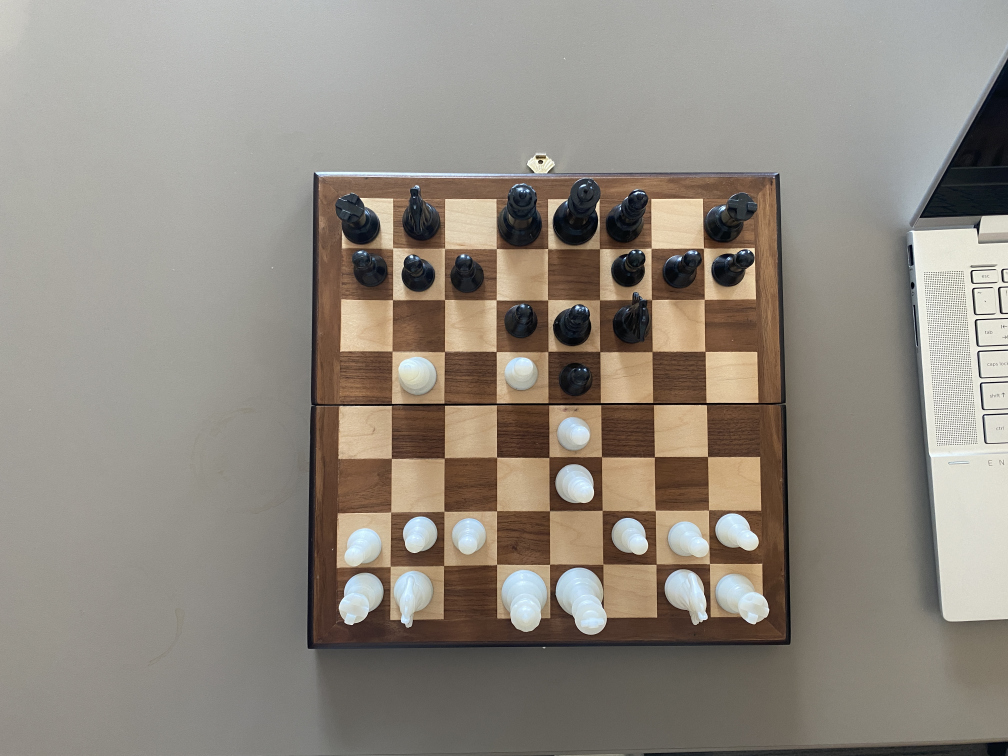
#> input picture Chessboard_detection/TestImages/Temp/full_top_moved_far.JPG, 4032 x 3024 px, found by its file name (shown at 1/4 size)
$ python Edge_Detection.py
#> lines starting #> are read from the running program, lines starting #| are printed output that depends on the picture; after the words box and inside, x2 and y2 are one past the last pixel; in counts of white or black regions, pixels touching at a corner belong together
import numpy as np
import cv2 as cv
from sklearn.cluster import KMeans

from matplotlib import pyplot as plt


# [112 lines left out: functions fitKClusters, findClusterImg, cannyShapes, findContEdges, not called in this run]

def otsu(img):
     # find normalized_histogram, and its cumulative distribution function
    hist = cv.calcHist([img],[0],None,[256],[0,256])
    hist_norm = hist.ravel()/hist.sum()
    Q = hist_norm.cumsum()
    bins = np.arange(256)
    fn_min = np.inf
    thresh = -1
    for i in range(1,256):
        p1,p2 = np.hsplit(hist_norm,[i]) # probabilities
        q1,q2 = Q[i],Q[255]-Q[i] # cum sum of classes
        if q1 < 1.e-6 or q2 < 1.e-6:
            continue
        b1,b2 = np.hsplit(bins,[i]) # weights
        # finding means and variances
        m1,m2 = np.sum(p1*b1)/q1, np.sum(p2*b2)/q2
        v1,v2 = np.sum(((b1-m1)**2)*p1)/q1,np.sum(((b2-m2)**2)*p2)/q2
        # calculates the minimization function
        fn = v1*q1 + v2*q2
        if fn < fn_min:
            fn_min = fn
            thresh = i
    # find otsu's threshold value with OpenCV function
    ret, otsu = cv.threshold(img,0,255,cv.THRESH_BINARY+cv.THRESH_OTSU)
    print( "{} {}".format(thresh,ret) )
    return otsu


def main():
    img = cv.imread('Chessboard_detection\TestImages\Temp\\full_top_moved_far.JPG')
#> img is the input picture: shape (3024, 4032, 3); mean B, G, R 128.5, 137.9, 144.7
    # img = cv.imread('Chessboard_detection\TestImages\Temp\\empty.JPG')
    img = cv.cvtColor(img, cv.COLOR_BGR2Lab)
#> img: shape (3024, 4032, 3); mean of channels 0, 1, 2 145.9, 129.3, 134.1
    img = cv.resize(img, (640, 480))
#> img: shape (480, 640, 3); mean of channels 0, 1, 2 145.8, 129.3, 134.1
    img = cv.GaussianBlur(img, (3,3), cv.BORDER_DEFAULT)
#> img: shape (480, 640, 3); mean of channels 0, 1, 2 145.8, 129.2, 134.1
    # img = cv.medianBlur(img, 5)
    assert img is not None, "file could not be read, check with os.path.exists()"

    # kmeans = fitKClusters(img, n_clusters=6)
    # imgKmeans = findClusterImg(kmeans, img)
    # cv.imshow("clustered", imgKmeans)

    otsu0 = otsu(img[:,:,0])
#> in otsu, `hist = cv.calcHist([img],[0],None,[256],[0,256])`: hist = 256 values, max 5170 at index 177, min 0 at index 0, mean 1200
#> in otsu, `hist_norm = hist.ravel()/hist.sum()`: hist_norm = 256 values, max 0.0168 at index 177, min 0 at index 0, mean 0.00391
#> in otsu, `Q = hist_norm.cumsum()`: Q = 256 values from 0 to 1
#> the loop in otsu, `for i in range(1,256):` made 255 passes
#> (p1, q1, q2, m1, m2, v1, v2, fn) on passes 3 to 8: ([0, 0, 0], 3.26e-06, 1, 0, 145.8, 0, 2233.1, 2233.1), ([0, 0, 0, 3.26e-06], 1.63e-05, 1, 0.6, 145.8, 1.15, 2233.1, 2233), ([0, 0, 0, 3.26e-06, 1.3e-05], 0.000104, 1, 0.594, 145.8, 1.63, 2233, 2232.8), ([0, 0, 0, 3.26e-06, 1.3e-05, 8.79e-05], 0.000329, 1, 1.52, 145.8, 3.49, 2231.8, 2231), ([0, 0, 0, 3.26e-06, 1.3e-05, 8.79e-05, 0.000225], 0.000863, 0.999, 2.14, 145.9, 4.76, 2228.6, 2226.7), ([0, 0, 0, 3.26e-06, 1.3e-05, 8.79e-05, 0.000225, 0.000534], 0.00164, 0.998, 3.4, 146, 5.27, 2220, 2216.4)
#> (q1, q2, m1, m2, v1, v2, fn, fn_min) on passes 9 to 14: (0.00234, 0.998, 5.04, 146.1, 3.89, 2206.7, 2201.6, 2201.6), (0.00306, 0.997, 5.93, 146.2, 3.51, 2195.1, 2188.4, 2188.4), (0.00379, 0.996, 6.67, 146.3, 3.6, 2183.4, 2175.1, 2175.1), (0.00468, 0.995, 7.13, 146.4, 4.44, 2171.9, 2161.7, 2161.7), (0.00569, 0.994, 7.73, 146.6, 5.39, 2158, 2145.8, 2145.8), (0.00682, 0.993, 8.37, 146.7, 6.49, 2142.4, 2127.8, 2127.8)
#> in otsu, `ret, otsu = cv.threshold(img,0,255,cv.THRESH_BINARY+cv.THRESH_OTSU)`:
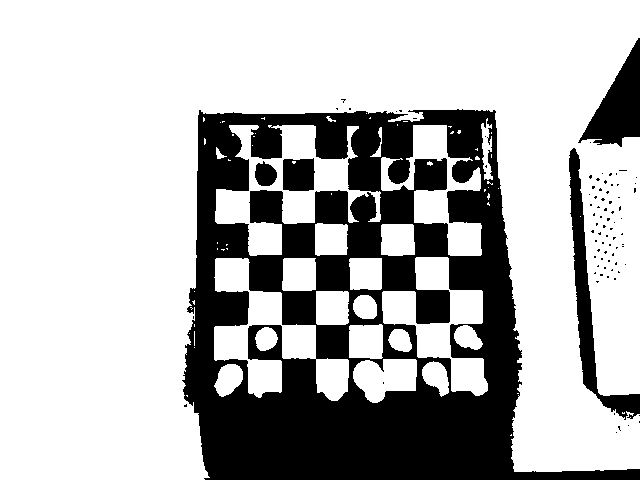
#> otsu: shape (480, 640); 71.8% white; 84 black regions (79 under 20 px), largest, box (x1, y1, x2, y2) and area: (182, 109, 640, 480) 78085, (569, 148, 640, 420) 3721, (578, 38, 640, 147) 3205, (283, 158, 315, 191) 966, (255, 161, 277, 186) 406
#> in otsu, `ret, otsu = cv.threshold(img,0,255,cv.THRESH_BINARY+cv.THRESH_OTSU)`:
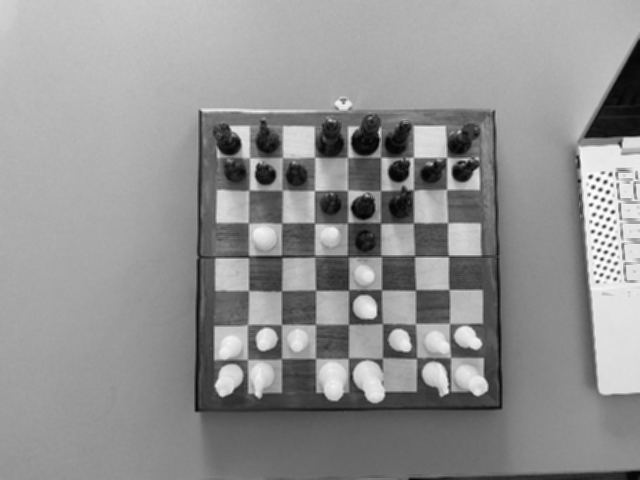
#> img: shape (480, 640); min 3, max 254, mean 145.8
#| 127 126.0
    otsu1 = otsu(img[:,:,1])
#> in otsu (call 2), `ret, otsu = cv.threshold(img,0,255,cv.THRESH_BINARY+cv.THRESH_OTSU)`:
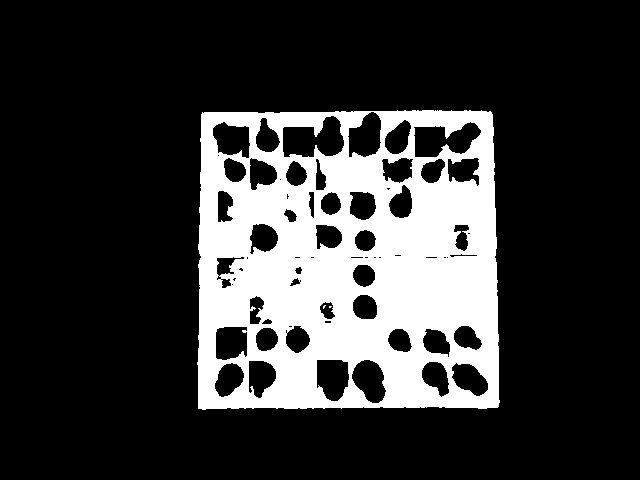
#> otsu: shape (480, 640); 21.2% white; 3 white regions (2 under 20 px), largest, box (x1, y1, x2, y2) and area: (197, 110, 500, 410) 65042
#> in otsu (call 2), `ret, otsu = cv.threshold(img,0,255,cv.THRESH_BINARY+cv.THRESH_OTSU)`:
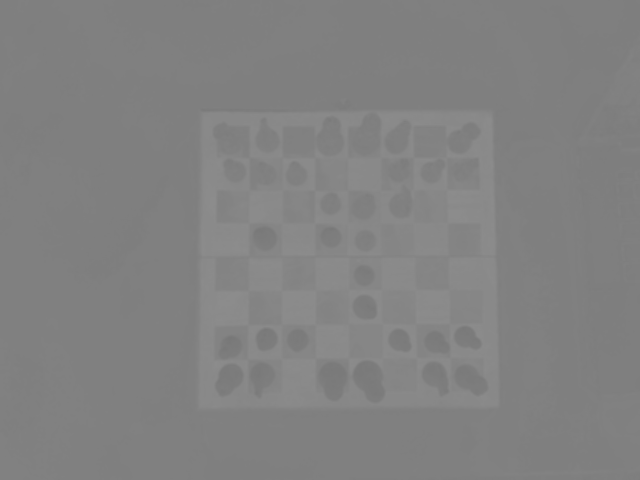
#> img: shape (480, 640); min 120, max 140, mean 129.2
#| 130 131.0
    otsu2 = otsu(img[:,:,2])
#> in otsu (call 3), `ret, otsu = cv.threshold(img,0,255,cv.THRESH_BINARY+cv.THRESH_OTSU)`:
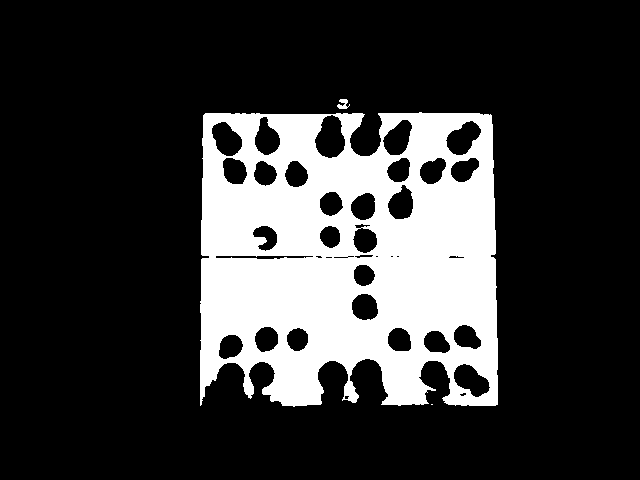
#> otsu: shape (480, 640); 21.4% white; 3 white regions (1 under 20 px), largest, box (x1, y1, x2, y2) and area: (200, 112, 498, 407) 65764, (337, 99, 350, 109) 77
#| 139 138.0

    images = [otsu0, otsu1, otsu2,
                img[:, :, 0], img[:, :, 1], img[:, :, 2]]

    for i in range(2):
        plt.subplot(3,3,i*3+1),plt.imshow(images[i*3],'gray')
        # plt.title(titles[i*3]), plt.xticks([]), plt.yticks([])
        plt.subplot(3,3,i*3+2),plt.imshow(images[i*3+2],'gray')
        # plt.title(titles[i*3+1]), plt.xticks([]), plt.yticks([])
        plt.subplot(3,3,i*3+3),plt.imshow(images[i*3+2],'gray')
        # plt.title(titles[i*3+2]), plt.xticks([]), plt.yticks([])
    plt.show()


if __name__ == "__main__":
    main()

$ run again, with Chessboard_detection/TestImages/Temp/empty.jpg copied over Chessboard_detection/TestImages/Temp/full_top_moved_far.JPG
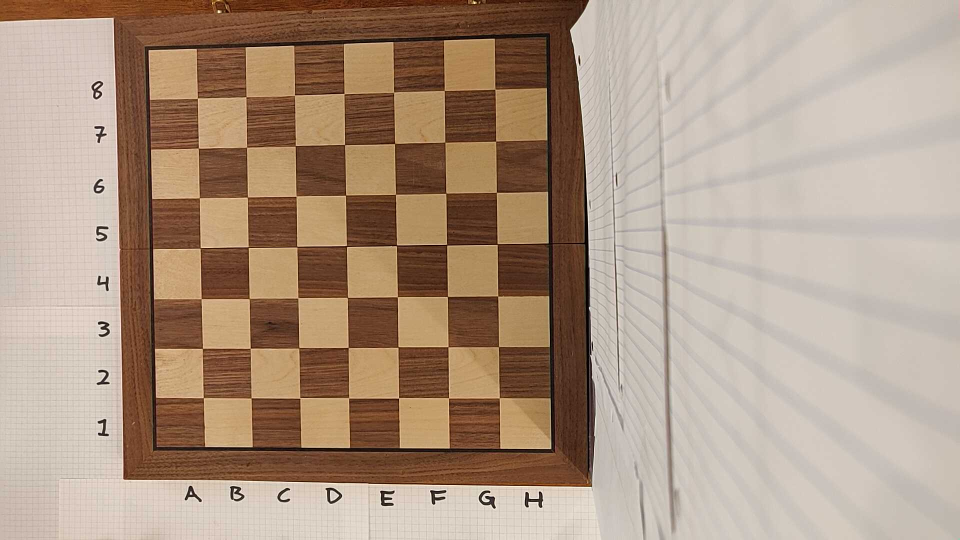
#> input picture Chessboard_detection/TestImages/Temp/empty.jpg, 1920 x 1080 px, found by its file name (shown at 1/2 size)
#> in main, img is the input picture: shape (1080, 1920, 3); mean B, G, R 132.2, 151.1, 173.6
#> hist = 256 values, max 19388 at index 207, min 0 at index 0, mean 1200
#> hist_norm = 256 values, max 0.0631 at index 207, min 0 at index 0, mean 0.00391
#> Q = 256 values from 0 to 1
#> the loop in otsu, `for i in range(1,256):` made 255 passes
#> (p1, q1, q2, m1, m2, v1, v2, fn) on passes 5 to 8: ([0, 0, 0, 0, 0], 3.26e-06, 1, 0, 161.8, 0, 2978, 2978), ([0, 0, 0, 0, 0, 3.26e-06], 6.51e-06, 1, 2.5, 161.8, 3.12, 2978, 2977.9), ([0, 0, 0, 0, 0, 3.26e-06, 3.26e-06], 1.63e-05, 1, 2.2, 161.8, 4.46, 2977.9, 2977.9), ([0, 0, 0, 0, 0, 3.26e-06, 3.26e-06, 9.77e-06], 2.93e-05, 1, 3.56, 161.8, 4.85, 2977.7, 2977.6)
#> in otsu, `ret, otsu = cv.threshold(img,0,255,cv.THRESH_BINARY+cv.THRESH_OTSU)`:
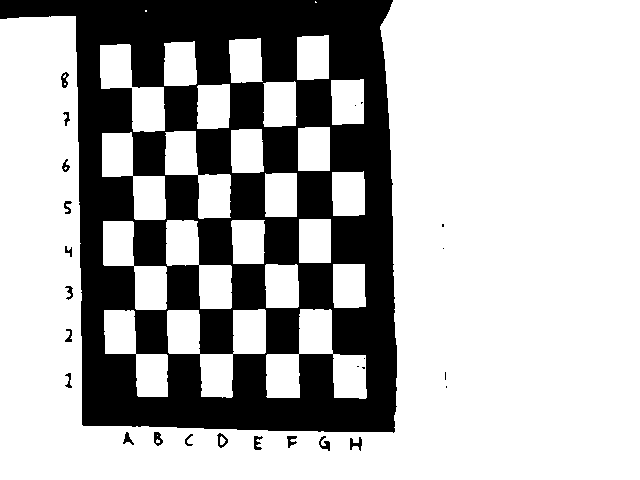
#> otsu: shape (480, 640); 70.3% white; 26 black regions (9 under 20 px), largest, box (x1, y1, x2, y2) and area: (0, 0, 397, 433) 90142, (350, 437, 362, 451) 85, (319, 436, 330, 451) 81
#| 139 138.0
#> otsu: shape (480, 640); 30.3% white; 31 white regions (27 under 20 px), largest, box (x1, y1, x2, y2) and area: (0, 0, 394, 433) 92912, (394, 361, 395, 389) 28, (166, 64, 170, 71) 26, (177, 43, 181, 50) 25
#| 138 136.0
#> otsu: shape (480, 640); 41.8% white; 4 white regions (1 under 20 px), largest, box (x1, y1, x2, y2) and area: (99, 34, 368, 399) 94170, (0, 0, 395, 433) 34298, (377, 308, 381, 319) 30
#> in otsu (call 3), `ret, otsu = cv.threshold(img,0,255,cv.THRESH_BINARY+cv.THRESH_OTSU)`:
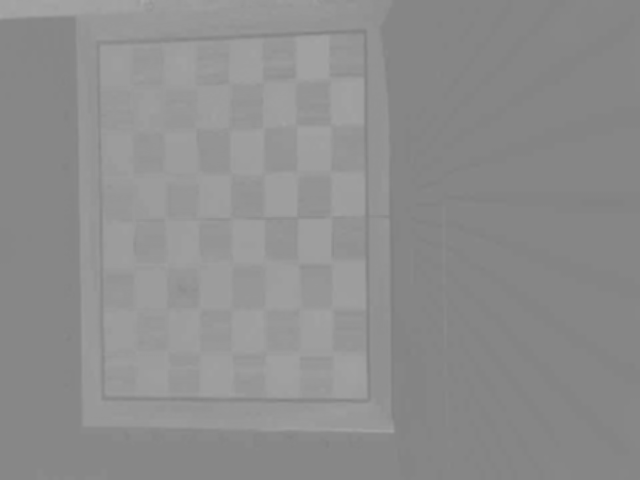
#> img: shape (480, 640); min 128, max 169, mean 141.9
#| 142 143.0

$ run again, with Chessboard_detection/TestImages/Temp/0.jpg copied over Chessboard_detection/TestImages/Temp/full_top_moved_far.JPG
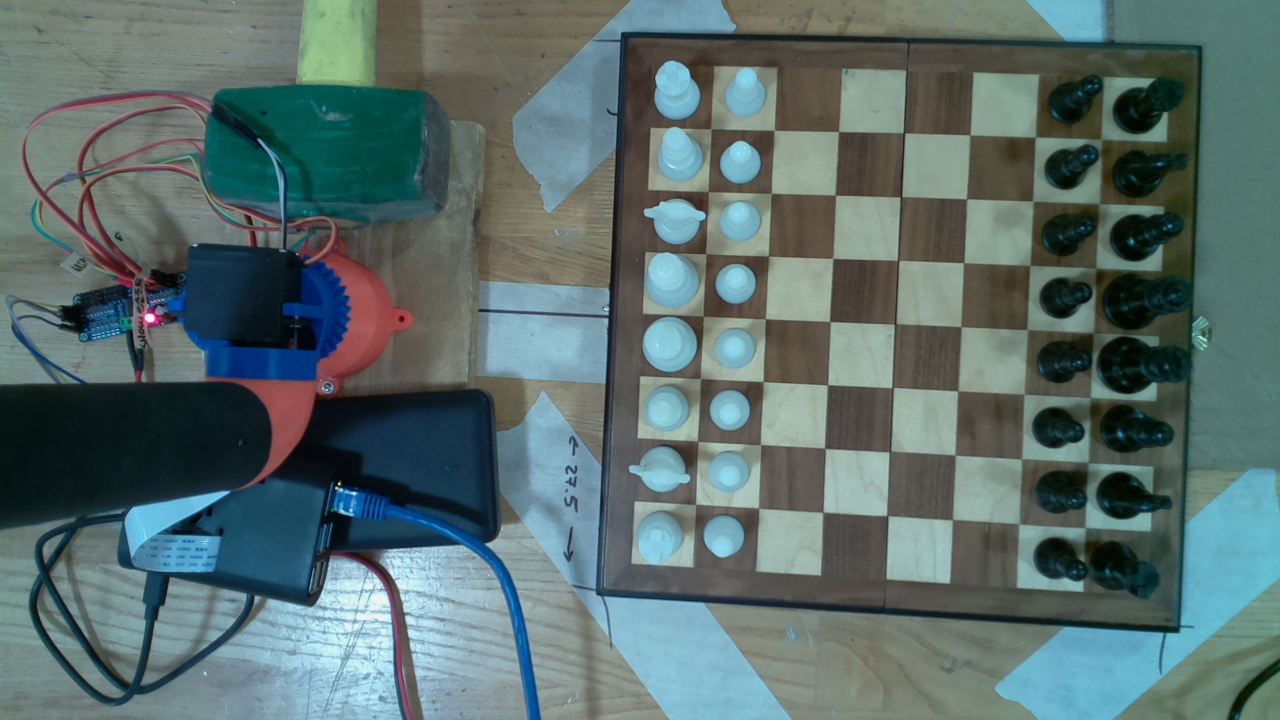
#> input picture Chessboard_detection/TestImages/Temp/0.jpg, 1280 x 720 px, found by its file name
#> in main, img is the input picture: shape (720, 1280, 3); mean B, G, R 109, 110.2, 89.9
#> hist = 256 values, max 4459 at index 119, min 0 at index 0, mean 1200
#> hist_norm = 256 values, max 0.0145 at index 119, min 0 at index 0, mean 0.00391
#> Q = 256 values from 0 to 1
#> the loop in otsu, `for i in range(1,256):` made 255 passes
#> (p1, q1, q2, m1, m2, v1, v2, fn) on passes 2 to 5: ([0, 0], 2.28e-05, 1, 0, 113.2, 0, 2491.1, 2491), ([0, 0, 2.28e-05], 0.000231, 1, 0.197, 113.2, 0.32, 2491.3, 2490.7), ([0, 0, 2.28e-05, 0.000208], 0.000693, 0.999, 0.967, 113.3, 1.28, 2489.9, 2488.2), ([0, 0, 2.28e-05, 0.000208, 0.000462], 0.00178, 0.998, 1.41, 113.4, 2.03, 2487.1, 2482.7)
#> in otsu, `ret, otsu = cv.threshold(img,0,255,cv.THRESH_BINARY+cv.THRESH_OTSU)`:
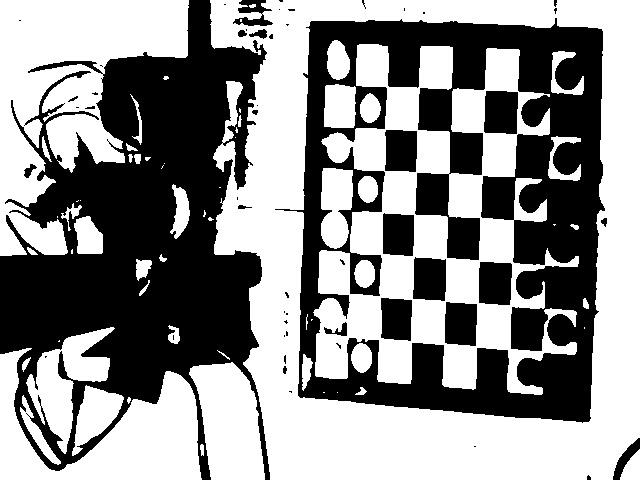
#> otsu: shape (480, 640); 56% white; 53 black regions (32 under 20 px), largest, box (x1, y1, x2, y2) and area: (0, 0, 270, 480) 64383, (275, 18, 605, 423) 60133, (484, 91, 518, 134) 1367
#| 108 108.0
#> otsu: shape (480, 640); 42.1% white; 198 white regions (154 under 20 px), largest, box (x1, y1, x2, y2) and area: (6, 0, 550, 480) 117890, (0, 267, 84, 341) 3584, (513, 221, 546, 265) 904
#| 136 122.0
#> otsu: shape (480, 640); 72.6% white; 135 black regions (80 under 20 px), largest, box (x1, y1, x2, y2) and area: (14, 255, 431, 480) 43758, (497, 312, 640, 480) 8591, (72, 158, 176, 255) 6468
#> in otsu (call 3), `ret, otsu = cv.threshold(img,0,255,cv.THRESH_BINARY+cv.THRESH_OTSU)`:
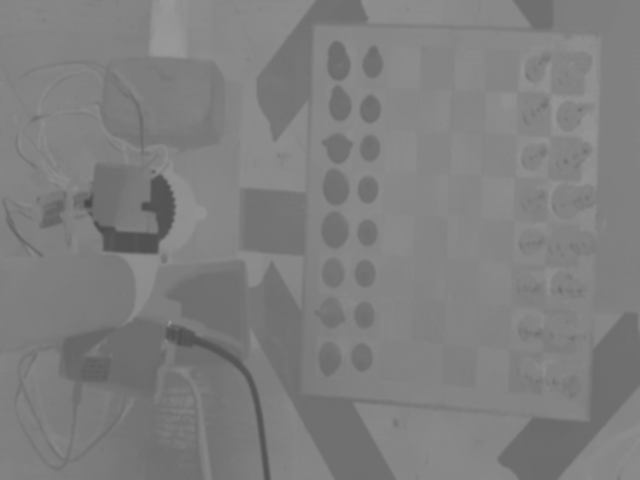
#> img: shape (480, 640); min 71, max 152, mean 126.6
#| 119 122.0
